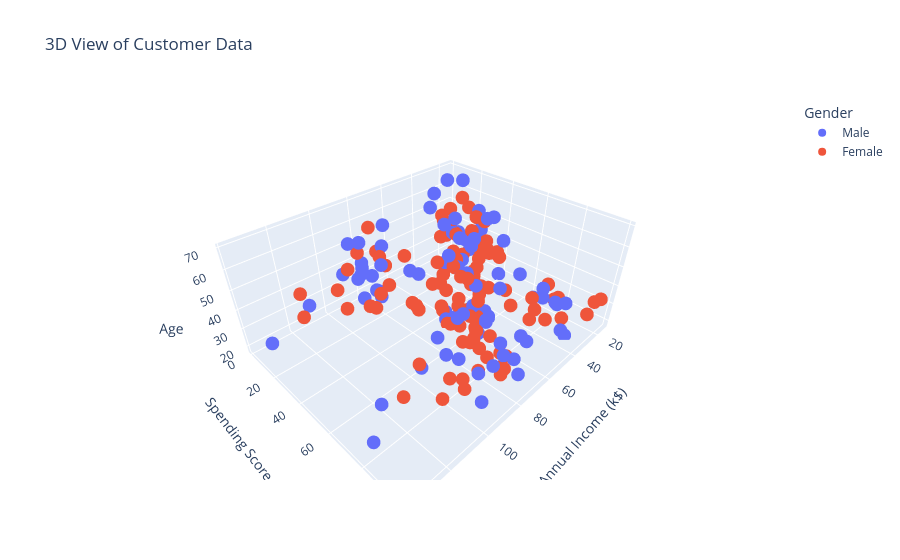

The notebook cell saved with this chart:
### Code cell
fig = px.scatter_3d(df,
                    x='Annual Income (k$)',
                    y='Spending Score (1-100)',
                    z='Age',
                    color='Gender',
                    title='3D View of Customer Data')
fig.show()

### Figure 1 — Plotly figure (JSON) as saved in the notebook; plotly's stock layout.template omitted (floating-point values rounded to 4 significant figures)
{"data": [{"hovertemplate": "Gender=Male<br>Annual Income (k$)=%{x}<br>Spending Score (1-100)=%{y}<br>Age=%{z}<extra></extra>", "legendgroup": "Male", "marker": {"color": "#636efa", "symbol": "circle"}, "mode": "markers", "name": "Male", "scene": "scene", "showlegend": true, "type": "scatter3d", "x": [15, 15, 19, 19, 20, 20, 21, 23, 24, 24, 25, 28, 28, 30, 33, 33, 38, 39, 42, 43, 43, 44, 46, 46, 46, 48, 48, 48, 49, 54, 54, 54, 54, 54, 54, 54, 59, 60, 60, 61, 61, 62, 62, 62, 63, 63, 63, 63, 64, 67, 69, 71, 71, 71, 71, 71, 71, 73, 73, 74, 75, 77, 77, 77, 78, 78, 78, 78, 78, 81, 85, 86, 87, 87, 87, 87, 87, 88, 88, 93, 93, 98, 99, 101, 113, 126, 137, 137], "y": [39, 81, 3, 14, 13, 79, 66, 29, 35, 73, 73, 82, 61, 4, 4, 92, 92, 36, 60, 60, 41, 46, 46, 56, 55, 51, 59, 59, 55, 47, 54, 48, 51, 55, 41, 46, 41, 49, 52, 42, 49, 59, 55, 56, 46, 43, 48, 52, 46, 56, 91, 35, 95, 11, 75, 9, 75, 5, 73, 10, 93, 12, 97, 36, 90, 17, 88, 1, 1, 5, 26, 20, 63, 13, 75, 10, 92, 15, 69, 14, 90, 15, 97, 68, 8, 74, 18, 83], "z": [19, 21, 64, 67, 37, 22, 20, 52, 35, 25, 31, 29, 35, 60, 53, 18, 24, 48, 33, 59, 47, 69, 53, 70, 19, 63, 18, 19, 70, 59, 26, 40, 57, 38, 67, 48, 18, 48, 24, 48, 20, 67, 26, 49, 54, 68, 66, 65, 19, 27, 39, 43, 40, 59, 38, 47, 39, 20, 32, 19, 32, 25, 28, 48, 34, 43, 39, 37, 34, 19, 50, 42, 32, 40, 28, 36, 36, 58, 27, 59, 35, 46, 30, 28, 33, 32, 32, 30]}, {"hovertemplate": "Gender=Female<br>Annual Income (k$)=%{x}<br>Spending Score (1-100)=%{y}<br>Age=%{z}<extra></extra>", "legendgroup": "Female", "marker": {"color": "#EF553B", "symbol": "circle"}, "mode": "markers", "name": "Female", "scene": "scene", "showlegend": true, "type": "scatter3d", "x": [16, 16, 17, 17, 18, 18, 19, 19, 20, 20, 21, 23, 25, 28, 28, 29, 29, 30, 33, 33, 34, 34, 37, 37, 38, 39, 39, 39, 40, 40, 40, 40, 42, 43, 43, 44, 46, 47, 47, 48, 48, 48, 49, 50, 50, 54, 54, 54, 54, 54, 57, 57, 58, 58, 59, 60, 60, 60, 60, 62, 62, 62, 63, 63, 64, 65, 65, 65, 65, 67, 67, 67, 69, 70, 70, 72, 72, 73, 73, 74, 75, 76, 76, 77, 78, 78, 78, 78, 78, 78, 78, 79, 79, 81, 85, 86, 87, 88, 88, 97, 97, 98, 99, 101, 103, 103, 103, 103, 113, 120, 120, 126], "y": [6, 77, 40, 76, 6, 94, 72, 99, 15, 77, 35, 98, 5, 14, 32, 31, 87, 73, 14, 81, 17, 73, 26, 75, 35, 61, 28, 65, 55, 47, 42, 42, 52, 54, 45, 50, 51, 52, 59, 50, 48, 47, 42, 49, 56, 53, 52, 42, 44, 57, 58, 55, 60, 46, 55, 40, 42, 47, 50, 41, 48, 42, 50, 54, 42, 48, 50, 43, 59, 43, 57, 40, 58, 29, 77, 34, 71, 88, 7, 72, 5, 40, 87, 74, 22, 20, 76, 16, 89, 78, 73, 35, 83, 93, 75, 95, 27, 13, 86, 32, 86, 88, 39, 24, 17, 85, 23, 69, 91, 16, 79, 28], "z": [20, 23, 31, 22, 35, 23, 30, 35, 58, 24, 35, 35, 46, 54, 45, 40, 23, 21, 49, 21, 42, 30, 36, 20, 65, 31, 49, 24, 50, 27, 29, 31, 49, 31, 50, 51, 27, 67, 54, 43, 68, 32, 47, 60, 60, 45, 23, 49, 46, 21, 55, 22, 34, 50, 68, 40, 32, 47, 27, 23, 49, 21, 66, 19, 38, 18, 19, 63, 49, 51, 50, 38, 40, 23, 31, 25, 31, 29, 44, 35, 57, 28, 32, 32, 34, 44, 38, 47, 27, 30, 30, 56, 29, 31, 36, 33, 36, 52, 30, 37, 32, 29, 41, 54, 41, 36, 34, 32, 38, 47, 35, 45]}], "layout": {"legend": {"title": {"text": "Gender"}, "tracegroupgap": 0}, "scene": {"domain": {"x": [0, 1], "y": [0, 1]}, "xaxis": {"title": {"text": "Annual Income (k$)"}}, "yaxis": {"title": {"text": "Spending Score (1-100)"}}, "zaxis": {"title": {"text": "Age"}}}, "title": {"text": "3D View of Customer Data"}}}
